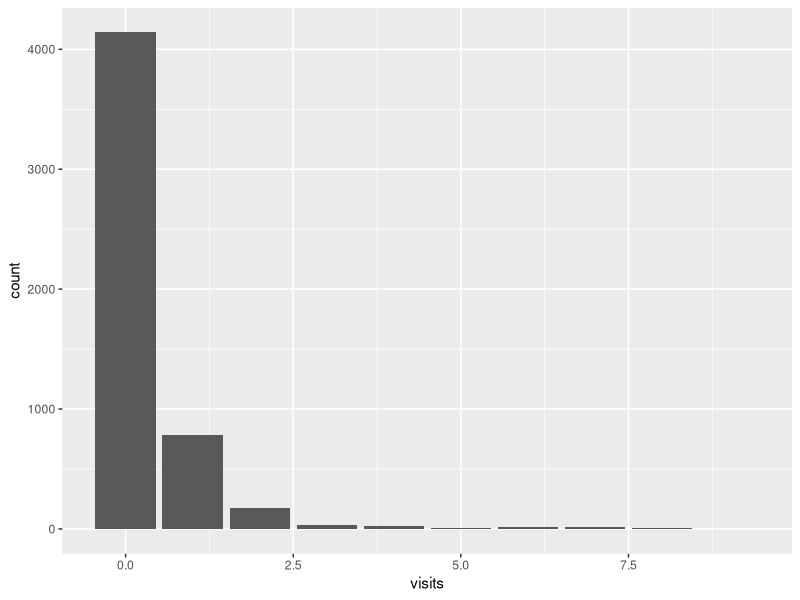

Source code (R):
## ---- chunk 1
#| echo: false
#| warning: false

library(tidyverse)
library(AER)

data("DoctorVisits", package = "AER")

DoctorVisits %>%
  ggplot(aes(x = visits)) +
  geom_histogram(stat = "count")
